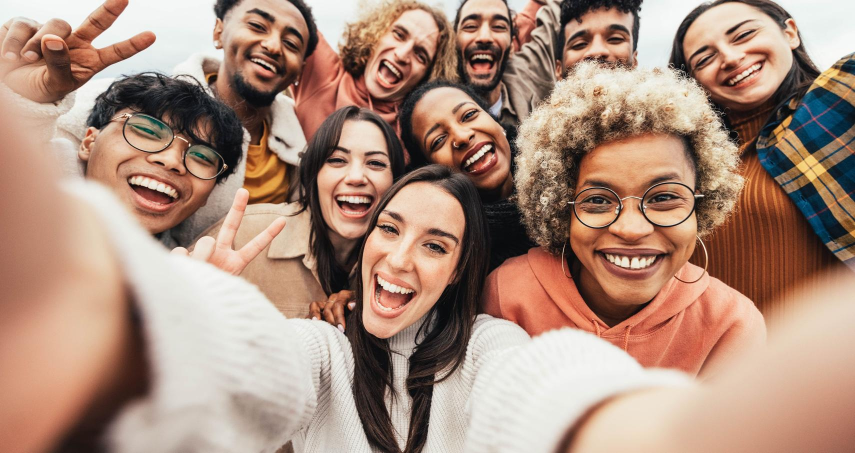
#> input picture face-detection/iage.jpg, 1710 x 906 px, found by its file name (shown at 1/2 size)
$ python eye_detection.py
#> lines starting #> are read from the running program, lines starting #| are printed output that depends on the picture; after the words box and inside, x2 and y2 are one past the last pixel; in counts of white or black regions, pixels touching at a corner belong together
import cv2

img=cv2.imread('/home/ckg/Documents/dl_luminar/python_projects/face-detection/iage.jpg')
#> img is the input picture: shape (906, 1710, 3); mean B, G, R 124.4, 141, 171.7

eye_cascade= cv2.CascadeClassifier('/home/ckg/Documents/dl_luminar/python_projects/face-detection/haarcascade_eye.xml')

grey_img = cv2.cvtColor(img,cv2.COLOR_BGR2GRAY)
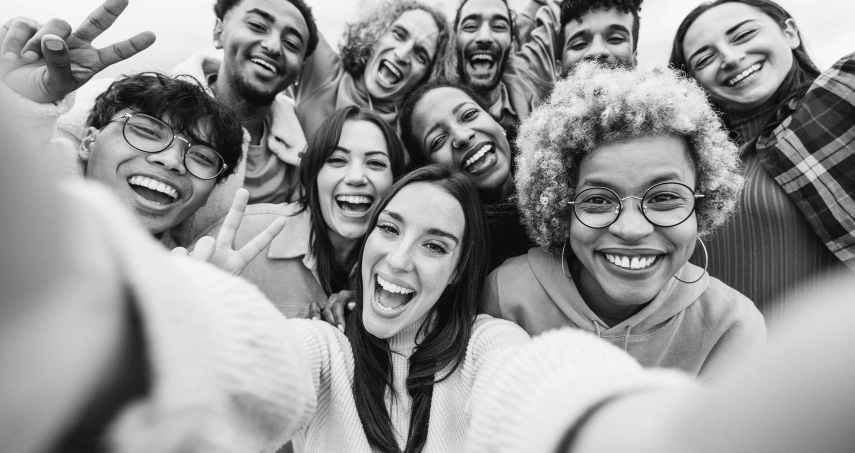
#> grey_img: shape (906, 1710) (shown at 1/2 size); min 0, max 255, mean 148.3


eyes = eye_cascade.detectMultiScale(grey_img)
#> eyes = 29 rows, first 6: [1082, 11, 23, 23], [718, 42, 20, 20], [1566, 57, 24, 24], [782, 51, 36, 36], [717, 184, 31, 31], [426, 20, 32, 32]

print(eyes)
#> (printed output is left out)

for(x,y,w,h) in eyes:
    cv2.rectangle(img,pt1=(x,y),pt2=(x+w,y+h),color=(0,255,0),thickness=3)
#> this loop made 29 passes
#> (x, y, w, h) on passes 1 to 12: (1082, 11, 23, 23), (718, 42, 20, 20), (1566, 57, 24, 24), (782, 51, 36, 36), (717, 184, 31, 31), (426, 20, 32, 32), (1546, 25, 44, 44), (492, 33, 44, 44), (150, 267, 44, 44), (1058, 29, 40, 40), (917, 22, 50, 50), (977, 34, 39, 39)
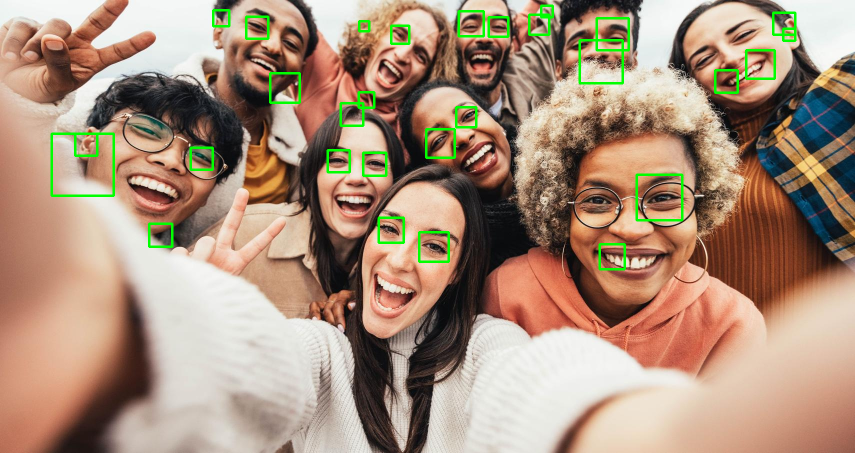
#> img: shape (906, 1710, 3) (shown at 1/2 size); 1.8% of pixels changed, all inside (x1, y1, x2, y2) = (101, 9, 1593, 541)


cv2.imshow('eye detection',img)
cv2.waitKey(5000)
cv2.destroyAllWindows()
